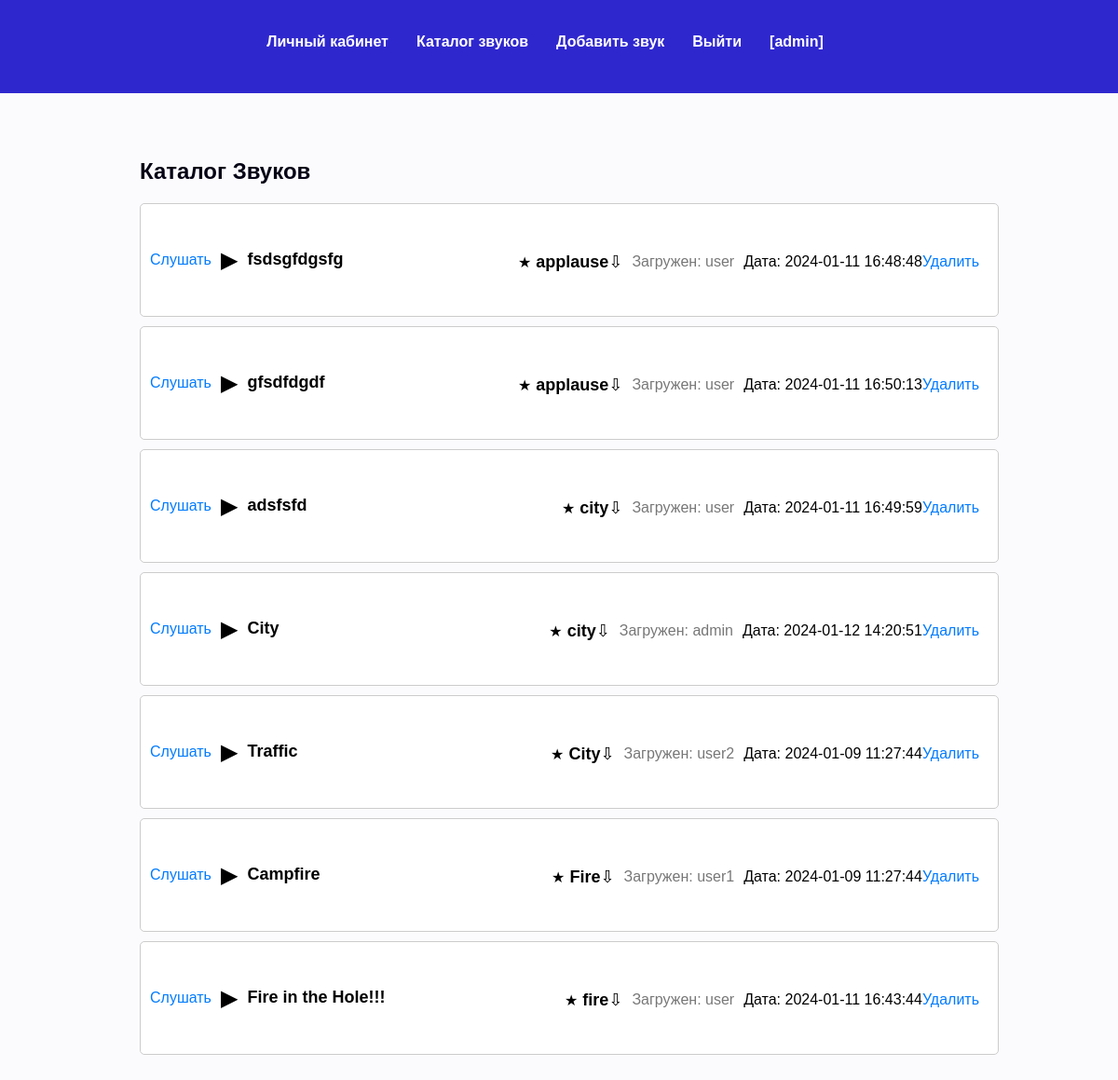
Screenshot of /catalog.php (signed in) with the database file from the repository.
### tables this page shows
CREATE TABLE `sounds` (
  `id` int(11) NOT NULL,
  `category` varchar(255) DEFAULT NULL,
  `title` varchar(255) DEFAULT NULL,
  `file_path` varchar(255) DEFAULT NULL,
  `user_id` int(11) DEFAULT NULL,
  `created_at` timestamp NOT NULL DEFAULT current_timestamp(),
  `description` varchar(255) DEFAULT NULL
);

CREATE TABLE `users` (
  `id` int(11) NOT NULL,
  `username` varchar(255) DEFAULT NULL,
  `password` varchar(255) DEFAULT NULL,
  `created_at` timestamp NOT NULL DEFAULT current_timestamp(),
  `is_admin` tinyint(1) DEFAULT 0
);

### catalog.php (the view, shortened to what this page needs)
<?php
include('db_config.php');
$query = $pdo->prepare("SELECT * FROM sounds ORDER BY category, title");
$query->execute();
$sounds = $query->fetchAll(PDO::FETCH_ASSOC);
?>
<!DOCTYPE html>
<html lang="en">
<head>
    <link rel="stylesheet" href="style.css">
</head>
<body>
    <?php
        include('header.php');
    ?>
    <div class="catalog-container">
        <div class="sound-list">
            <h2 class="text1">Каталог Звуков</h2>
            <?php
            $servername = "localhost";
            $username = "root";
            $password = "";
            $dbname = "sounds_collection";
            $conn = new mysqli($servername, $username, $password, $dbname);
            function getUserInfo($user_id) {
                global $conn;
                $sql = "SELECT * FROM users WHERE id = ?";
                $stmt = $conn->prepare($sql);
                $stmt->bind_param("i", $user_id);
                $stmt->execute();
                $result = $stmt->get_result();
                if ($result->num_rows > 0) {
                    $user_info = $result->fetch_assoc();
                    return $user_info;
                } else {
                    $stmt->close();
                    return false;
                }
            }
            if ($sounds) {
                foreach ($sounds as $sound) {
                    echo '<div class="sound-item">';
                    echo '<a href="listen_sound.php?id=' . $sound['id'] . '">Слушать</a>';
                    echo '<div class="play-icon">&#9654;</div>';
                    echo '<div class="sound-details">';
                    echo '<div class="sound-title">' . $sound['title'] . '</div>';
                    echo '<div class="sound-info">';
                    echo '<div class="category-icon">&#9733;</div>';
                    echo '<div class="sound-title">' . $sound['category'] . '</div>';
                    echo '<div class="download-icon">&#8681;</div>';
                    $user_id = $sound['user_id'];
                    $user_info = getUserInfo($user_id);
                    if ($user_info) {
                        echo '<div class="uploaded-by">Загружен: ' . $user_info['username'] . '</div>';
                    } else {
                        echo '<div class="uploaded-by">Неизвестный</div>';
                    }
                    echo '<div class="created-at">Дата: ' . $sound['created_at'] . '</div>';
                    if (isset($_SESSION['is_admin']) && $_SESSION['is_admin'] == 1) {
                        echo '<a href="delete_sound.php?id=' . $sound['id'] . '">Удалить</a>';
                    }
                    echo '</div>';
                    echo '</div>';
                    echo '</div>';
                }
            } else {
                echo '<p>Звуков в каталоге нет.</p>';
            }
            ?>
        </div>
    </div>
</body>
</html>

### style.css (style rules this page uses)
body { margin: 0; padding: 0; font-family: Arial, sans-serif; background-color: #FBFBFE; }
h2 { color: #050315; }
.catalog-container { display: flex; align-items: center; justify-content: center; }
.sound-list { width: 900px; padding: 50px; }
.sound-item { width: 900px; height: 100px; display: flex; align-items: center; border: 1px solid #ccc; border-radius: 5px; margin-bottom: 10px; padding: 10px; background-color: #fff; }
.play-icon { font-size: 24px; margin-right: 10px; }
.sound-details { flex-grow: 1; }
.sound-title { font-size: 18px; font-weight: bold; }
.sound-info { display: flex; align-items: center; margin-top: 5px; }
.category-icon, .download-icon { font-size: 16px; margin-right: 5px; }
.uploaded-by, .creation-date { font-size: 16px; color: #666; }
a { text-decoration: none; color: #007bff; margin-right: 10px; }
.sound-details { display: flex; justify-content: space-between; align-items: center; }
.sound-info { display: flex; align-items: center; }
.download-icon { font-size: 18px; margin-right: 10px; }
.uploaded-by { color: #777; margin-right: 10px; }

### rows the page displays
sounds: title "fsdsgfdgsfg", category "applause", user.username "user", created_at "2024-01-11 16:48:48"
sounds: title "gfsdfdgdf", category "applause", user.username "user", created_at "2024-01-11 16:50:13"
sounds: title "adsfsfd", category "city", user.username "user", created_at "2024-01-11 16:49:59"
sounds: title "City", category "city", user.username "admin", created_at "2024-01-12 14:20:51"
sounds: title "Traffic", category "City", user.username "user2", created_at "2024-01-09 11:27:44"
sounds: title "Campfire", category "Fire", user.username "user1", created_at "2024-01-09 11:27:44"
sounds: title "Fire in the Hole!!!", category "fire", user.username "user", created_at "2024-01-11 16:43:44"

### other values shown
$_SESSION['username'] "admin"
